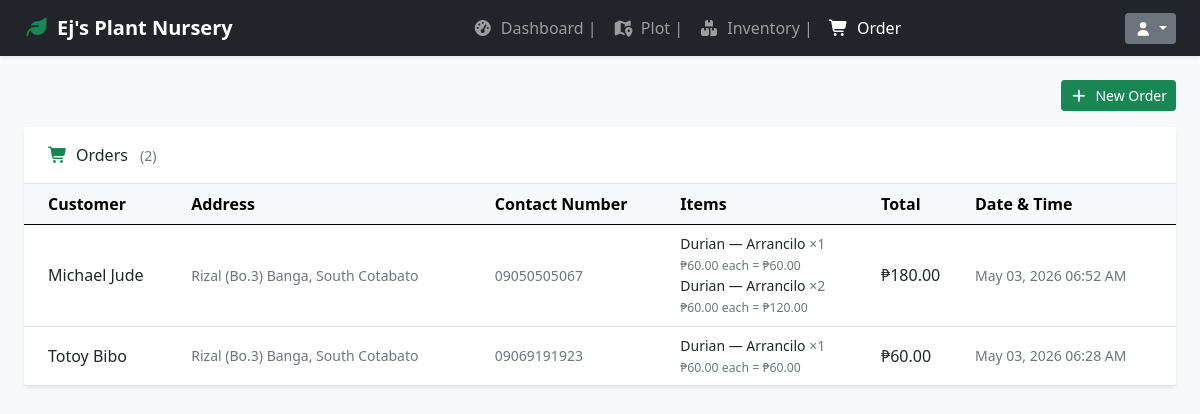
/staff/order.php (signed in), run on the app's committed database.
### tables this page shows
CREATE TABLE `orders` (
  `order_id` int(11) NOT NULL,
  `customer_id` int(11) NOT NULL,
  `staff_id` int(11) NOT NULL,
  `ordered_at` timestamp NOT NULL DEFAULT current_timestamp()
);

CREATE TABLE `customer_info` (
  `customer_id` int(11) NOT NULL,
  `firstname` text NOT NULL,
  `lastname` text NOT NULL,
  `address` text DEFAULT NULL,
  `contact_number` text DEFAULT NULL,
  `created_at` timestamp NOT NULL DEFAULT current_timestamp()
);

CREATE TABLE `order_items` (
  `item_id` int(11) NOT NULL,
  `order_id` int(11) NOT NULL,
  `variety_id` int(11) NOT NULL,
  `quantity` int(11) NOT NULL
);

CREATE TABLE `seedlings` (
  `seedling_id` int(11) NOT NULL,
  `seedling_name` varchar(100) NOT NULL
);

CREATE TABLE `varieties` (
  `variety_id` int(11) NOT NULL,
  `seedling_id` int(11) NOT NULL,
  `variety_name` varchar(100) NOT NULL,
  `price` decimal(10,2) NOT NULL DEFAULT 0.00
);

### staff/order.php (the view, shortened to what this page needs)
<?php
require_once __DIR__ . '/../config/config.php';
if (!function_exists('dec_staff')) {
    function dec_staff($data) {
        $decoded = base64_decode($data);
        $iv         = substr($decoded, 0, 16);
        $ciphertext = substr($decoded, 16);
        $result     = openssl_decrypt($ciphertext, STAFF_ENC_METHOD, STAFF_ENC_KEY, 0, $iv);
        return $result !== false ? $result : $data;
    }
}
$orders = $pdo->query("
    SELECT o.order_id, o.ordered_at,
           c.firstname, c.lastname, c.address, c.contact_number
    FROM orders o
    JOIN customer_info c ON o.customer_id = c.customer_id
    ORDER BY o.ordered_at DESC
")->fetchAll();
$items_by_order = [];
$items = $pdo->query("
    SELECT oi.*, v.variety_name, s.seedling_name, v.price
    FROM order_items oi
    JOIN varieties v ON oi.variety_id = v.variety_id
    JOIN seedlings s ON v.seedling_id = s.seedling_id
")->fetchAll();
foreach ($items as $it) {
    $items_by_order[$it['order_id']][] = $it;
}
?>
<!DOCTYPE html>
<html lang="en">
<head>
<link rel="stylesheet" href="/plant/assets/vendor/bootstrap-5/css/bootstrap.min.css">
<link rel="stylesheet" href="/plant/assets/vendor/fontawesome-7/css/all.min.css">
</head>
<body class="bg-light">
<?php require_once __DIR__ . '/../includes/staff/navbar.php'; ?>
<div class="container-fluid px-4 py-4">
  <div class="d-flex justify-content-end mb-3">
    <button class="btn btn-success btn-sm" data-bs-toggle="modal" data-bs-target="#addOrderModal">
      <i class="fas fa-plus me-1"></i> New Order
    </button>
  </div>
  <div class="card border-0 shadow-sm">
    <div class="card-header bg-white border-bottom py-3 px-4">
      <span class="fw-semibold"><i class="fas fa-cart-shopping text-success me-2"></i>Orders</span>
      <span class="text-muted small ms-2">(<?= count($orders) ?>)</span>
    </div>
    <div class="table-responsive">
      <table class="table table-hover align-middle mb-0">
        <thead class="table-light">
          <tr>
            <th class="ps-4">Customer</th>
            <th>Address</th>
            <th>Contact Number</th>
            <th>Items</th>
            <th>Total</th>
            <th>Date & Time</th>
          </tr>
        </thead>
        <tbody>
          <?php if (empty($orders)): ?>
          <tr><td colspan="6" class="text-center text-muted py-4">No orders yet.</td></tr>
          <?php else: ?>
          <?php foreach ($orders as $o):
              $order_total = 0;
              if (!empty($items_by_order[$o['order_id']])) {
                  foreach ($items_by_order[$o['order_id']] as $it) {
                      $order_total += $it['quantity'] * $it['price'];
                  }
              }
          ?>
          <tr>
            <td class="ps-4 fw-semibold">
                <?= htmlspecialchars(dec_staff($o['firstname']) . ' ' . dec_staff($o['lastname'])) ?>
            </td>
            <td class="small text-muted"><?= htmlspecialchars(dec_staff($o['address']) ?: '—') ?></td>
            <td class="small text-muted"><?= htmlspecialchars(dec_staff($o['contact_number']) ?: '—') ?></td>
            <td class="small">
              <?php if (!empty($items_by_order[$o['order_id']])): ?>
                <?php foreach ($items_by_order[$o['order_id']] as $it):
                    $line_total = $it['quantity'] * $it['price'];
                ?>
                  <div>
                    <?= htmlspecialchars($it['seedling_name'] . ' — ' . $it['variety_name']) ?>
                    <span class="text-muted"> ×<?= $it['quantity'] ?></span>
                    <br><small class="text-muted">&#8369;<?= number_format($it['price'], 2) ?> each = &#8369;<?= number_format($line_total, 2) ?></small>
                  </div>
                <?php endforeach; ?>
              <?php else: ?>—<?php endif; ?>
            </td>
            <td class="fw-semibold">&#8369;<?= number_format($order_total, 2) ?></td>
            <td class="small text-muted text-nowrap"><?= date('M d, Y h:i A', strtotime($o['ordered_at'])) ?></td>
          </tr>
          <?php endforeach; ?>
          <?php endif; ?>
        </tbody>
      </table>
    </div>
  </div>
</div>
</body>
</html>

### data on the page
orders: customer.lastname "Michael Jude", customer.address "Rizal (Bo.3) Banga, South Cotabato", customer.contact_number "09050505067", order_total "180.00", ordered_at "May 03, 2026 06:52 AM"
order_items: seedlings.seedling_name "Durian — Arrancilo", quantity "1", variety.price "60.00"
order_items: seedlings.seedling_name "Durian — Arrancilo", quantity "2", variety.price "60.00", quantity.price "120.00"
orders: customer.lastname "Totoy Bibo", customer.address "Rizal (Bo.3) Banga, South Cotabato", customer.contact_number "09069191923", order_total "60.00", ordered_at "May 03, 2026 06:28 AM"
order_items: seedlings.seedling_name "Durian — Arrancilo", quantity "1", variety.price "60.00"

### other printed values
count($orders) "2"
